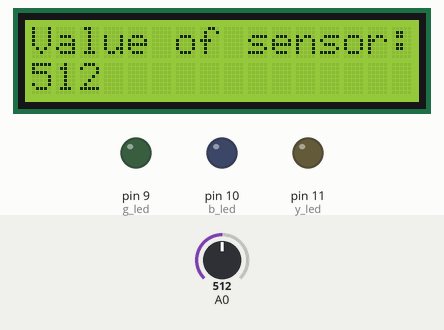
Simulated run of this sketch. Board: Arduino Uno, built with avr-gcc and run on an emulated ATmega328P. Parts: 16×2 character LCD, output pins drawn as LEDs (lit = HIGH). The inputs (shaded band) are chosen by the test bench; at power-on: A0 = 512. What the sketch prints to the serial monitor is not drawn.

Above: at 6.2 s.
6.3 s: A0 set to 306
At 7.2 s:
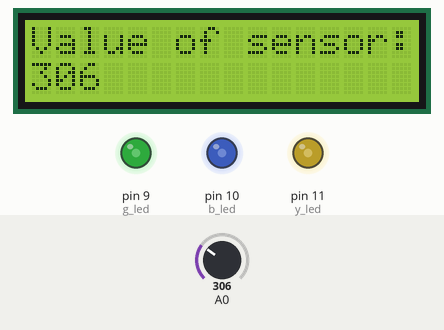
7.9 s: A0 set to 122
At 9.1 s:
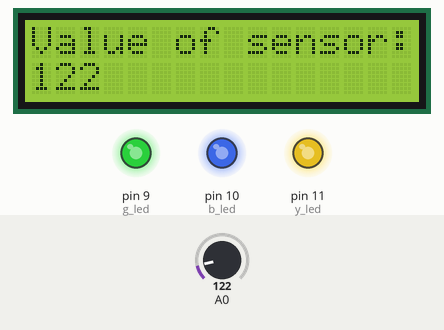
9.4 s: A0 set to 511
At 9.8 s:
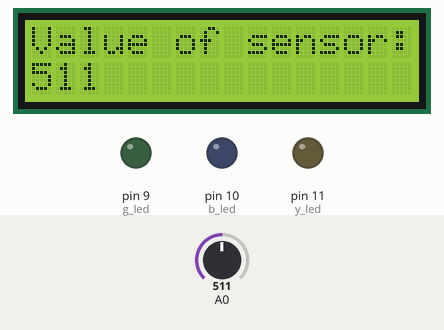
10.9 s: A0 set to 496
At 11.8 s:
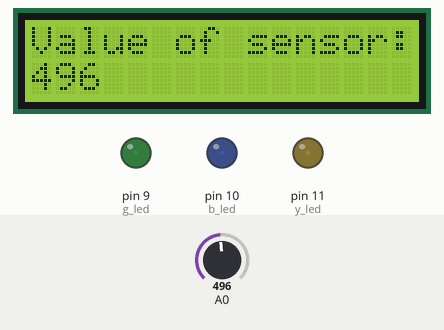
12.5 s: A0 set to 716
At 13.8 s:
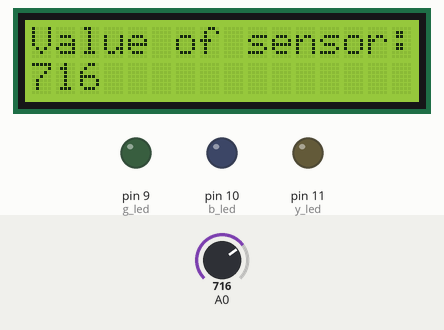
14.1 s: A0 set to 0
At 14.5 s:
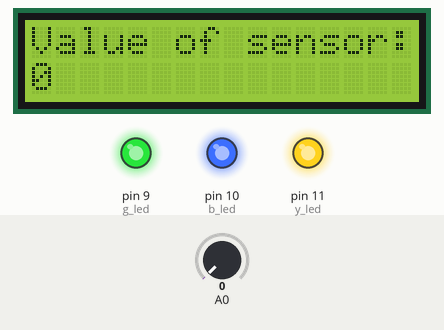
Timing chart, 0 to 16.6 s (numbered marks = the images above; inputs shaded):
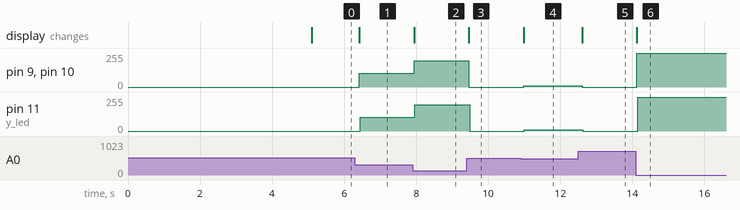

Measured:
- after the input at 6.3 s, pin 9 (g_led): 0/255 → 104/255 after 0.12 s; pin 10 (b_led): 0/255 → 104/255 after 0.13 s; pin 11 (y_led): 0/255 → 104/255 after 0.14 s; the display: changes after 0.12 s (image 1)
- after the input at 7.9 s, pin 9 (g_led): 104/255 → 198/255 at once; pin 10 (b_led): 104/255 → 198/255 after 0.05 s; pin 11 (y_led): 104/255 → 198/255 after 0.06 s; the display: changes at once (image 2)
- after the input at 9.4 s, pin 9 (g_led): 198/255 → 0/255 after 0.06 s; pin 10 (b_led): 198/255 → 0/255 after 0.07 s; pin 11 (y_led): 198/255 → 0/255 after 0.08 s; the display: changes after 0.06 s (image 3)
- after the input at 10.9 s, pin 9 (g_led): 0/255 → 8/255 after 0.09 s; pin 10 (b_led): 0/255 → 8/255 after 0.10 s; pin 11 (y_led): 0/255 → 8/255 after 0.11 s; the display: changes after 0.09 s (image 4)
- after the input at 12.5 s, pin 9 (g_led): 8/255 → 0/255 after 0.11 s; pin 10 (b_led): 8/255 → 0/255 after 0.12 s; pin 11 (y_led): 8/255 → 0/255 after 0.13 s; the display: changes after 0.11 s (image 5)
- after the input at 14.1 s, pin 9 (g_led), pin 10 (b_led): 0/255 → 255/255 at once; pin 11 (y_led): 0/255 → 255/255 after 0.05 s; the display: changes at once (image 6)

The sketch:

light_sensor.ino
```cpp
#include<Wire.h>
#include<LiquidCrystal_I2C.h>

LiquidCrystal_I2C lcd(0x27,16,2);

const short max_val = 10, g_led = 9, b_led = 10, y_led = 11;
short sensor_val, min_val;

void setup() {
  Serial.begin(9600);
  lcd.init();
  lcd.backlight();
  lcd.clear();
  lcd.setCursor(0,0);
  lcd.print("Hello moemoe!");
  delay(5000);

  pinMode(g_led, OUTPUT);
  pinMode(b_led, OUTPUT);
  pinMode(y_led, OUTPUT);

  min_val = analogRead(A0);
}

void loop() {
  // put your main code here, to run repeatedly:
  int light_sensor = analogRead(A0);
  Serial.print(light_sensor);
  Serial.print("\n");
  lcd.setCursor(0,0);
  lcd.print("Value of sensor:");
  lcd.setCursor(0,1);
  lcd.print(light_sensor);
  lcd.print("  ");

  light_sensor = map(light_sensor, min_val, max_val, 0, 255);
  light_sensor = constrain(light_sensor, 0, 255);

  for (int i = g_led; i <= y_led; i++) {
    analogWrite(i, light_sensor);
    delay(10);
  }

  delay(50);
}
```
